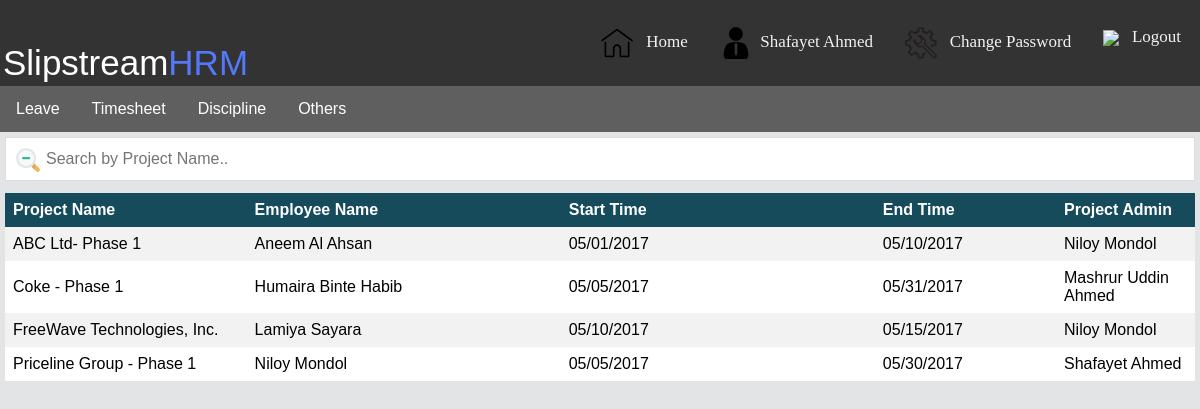
/?user_project_all (signed in), run on the app's committed database.
### tables this page shows
CREATE TABLE `projects_time` (
  `project_id` int(100) NOT NULL,
  `name` varchar(200) NOT NULL,
  `employee` varchar(200) NOT NULL,
  `start_time` varchar(200) NOT NULL,
  `end_time` varchar(200) NOT NULL,
  `admin` varchar(200) NOT NULL,
  `status` varchar(200) NOT NULL
);

### lib/data_access_helper.php (called while the page is built, shortened)
<?php
	$serverName = "localhost";
	$userName = "root";
	$dbName = "slipstream_hrm_system";
	function executeNonQuery($query){
		global $serverName, $userName, $password, $dbName;
		$result = false;
		$connection = mysqli_connect($serverName, $userName, "", $dbName);
		if($connection){
			$result = mysqli_query($connection, $query);
		}
		return $result;
	}
	function executeQuery($query){
		return executeNonQuery($query);
	}
?>

### data/timeEmployee_data_access.php (called while the page is built, shortened)
<?php require_once(APP_ROOT."/lib/data_access_helper.php") ?>
<?php
 function getAllProjectTimeFromDb(){
		$query = "SELECT * FROM projects_time";
		$result = executeQuery($query);
		$projectTime  = array();
		if($result){
			for($i=0; $row = mysqli_fetch_assoc($result); ++$i) {
				$projectTime[$i] = $row;
			}
		}
		return 	$projectTime ;
	}
?>

### core/timeEmployee_service.php (called while the page is built, shortened)
<?php require_once(APP_ROOT."/data/timeEmployee_data_access.php") ?>
<?php
	function getAllProjectTime(){
		return getAllProjectTimeFromDb();
	}
?>

### app/view/user/project_all.php (the view, shortened to what this page needs)
<!DOCTYPE HTML PUBLIC "-//W3C//DTD HTML 4.01//EN" "http://www.w3.org/TR/html4/strict.dtd">
<html>
<head>
	<link rel="stylesheet" type="text/css" href="app/view/css/table.css">
</head>
<body bgcolor="#e3e4e5">
	<div class="user_project_body">
		<input type="text" id="myInput" onkeyup="myFunction()" placeholder="Search by Project Name..">
		<center>
			<table class="table" align="center" id="user_table">
				<tbody style="text-align: left;">
					<tr>
						<th style="width: 200px; padding: 8px;">
							<font size="3"> Project Name</font>
						</th>
						<th style="width:  260px; padding: 8px;">
							<font size="3"> Employee Name </font>
						</th>
						<th style="width:  260px; padding: 8px;">
							<font size="3"> Start Time </font>
						</th>
						<th style="width:  150px; padding: 8px;">
							<font size="3"> End Time </font>
						</th>
						<th style="width:  115px; padding: 8px;">
		               		<font size=3> Project Admin </font>
			            </th>
					</tr>
				<?php
										foreach($projectTime as $time){
									 echo   "
							 		<tr>
									<td style='padding: 8px;'>$time[name]</td>
							 		<td style='padding: 8px;'>$time[employee]</td>
							 		<td style='padding: 8px;'>$time[start_time]</td>
							 		<td style='padding: 8px;'>$time[end_time]</td>
							 		<td style='padding: 8px;'>$time[admin]</td>
							 		</tr>";
									 		;}
					?>
				</tbody>
			</table>
		</center>
	</div>
</body>
</html>

### app/view/css/header.css (style rules this page uses)
body { margin:0; }

### app/view/css/table.css (style rules this page uses)
* { box-sizing: border-box; }
.table { border-collapse: collapse; width: 100%; font-family: sans-serif; }
.table tr:nth-child(even) { background-color: #f2f2f2; }
.table tr:nth-child(odd) { background-color: #fff; }
.table th { background-color: #154b5b; color: white; }
#myInput { background-image: url("http://localhost/Slipstream_HRM_System/app/view/Images/App_Theme/Search_Icon.png"); background-position: 10px 10px; background-repeat: no-repeat; width: 100%; font-size: 16px; padding: 12px 20px 12px 40px; border: 1px solid #ddd; margin-bottom: 12px; }

### app/view/user/project_all.php (style rules this page uses)
.user_project_body { margin: 5px; }

### data on the page
projects_time: name "ABC Ltd- Phase 1", employee "Aneem Al Ahsan", start_time "05/01/2017", end_time "05/10/2017", admin "Niloy Mondol"
projects_time: name "Coke - Phase 1", employee "Humaira Binte Habib", start_time "05/05/2017", end_time "05/31/2017", admin "Mashrur Uddin Ahmed"
projects_time: name "FreeWave Technologies, Inc.", employee "Lamiya Sayara", start_time "05/10/2017", end_time "05/15/2017", admin "Niloy Mondol"
projects_time: name "Priceline Group - Phase 1", employee "Niloy Mondol", start_time "05/05/2017", end_time "05/30/2017", admin "Shafayet Ahmed"

### other printed values
$_SESSION[name] "Shafayet Ahmed"
